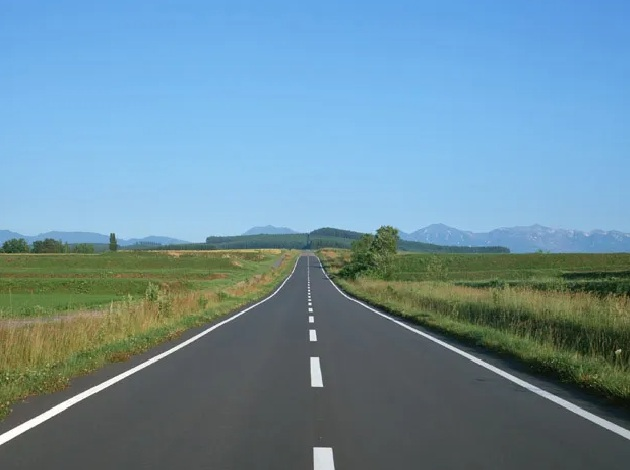
#> input picture road.jpg, 630 x 470 px
$ python 0928.py
#> lines starting #> are read from the running program, lines starting #| are printed output that depends on the picture; long printed decimals are rounded
import cv2

path = str('road.jpg')
color = cv2.imread(path)
#> color is the input picture: shape (470, 630, 3); mean B, G, R 158.7, 142, 108.2
cv2.imshow('COLOR', color)
result = cv2.cvtColor(color, cv2.COLOR_BGR2GRAY)
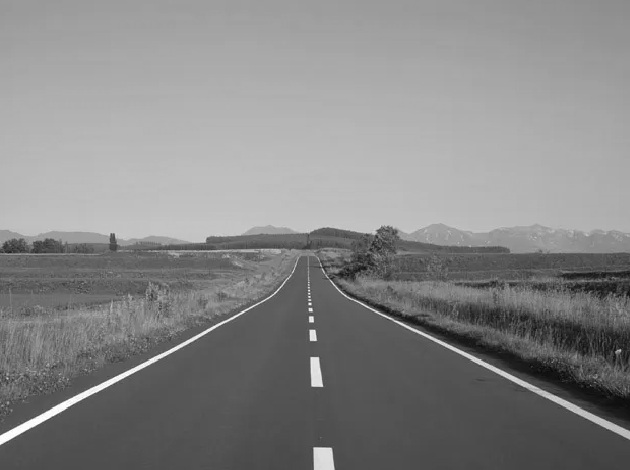
#> result: shape (470, 630); min 7, max 255, mean 133.8
result = cv2.resize(result, (400, 300))
#> result: shape (300, 400)
print(result.min(), result.max(), result.mean())
#| 10 255 133.710
cv2.imshow('GRAY', result)
cv2.waitKey(0)
cv2.destroyAllWindows()
